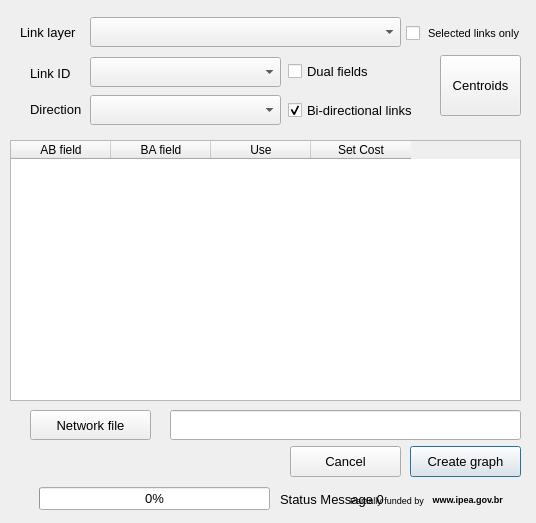
<?xml version="1.0" encoding="UTF-8"?>
<ui version="4.0">
 <class>Create_Graph</class>
 <widget class="QDialog" name="Create_Graph">
  <property name="windowModality">
   <enum>Qt::NonModal</enum>
  </property>
  <property name="geometry">
   <rect>
    <x>0</x>
    <y>0</y>
    <width>536</width>
    <height>523</height>
   </rect>
  </property>
  <property name="windowTitle">
   <string>AequilibraE - Graph creation toolbox</string>
  </property>
  <property name="modal">
   <bool>false</bool>
  </property>
  <widget class="QTableWidget" name="fields_lst">
   <property name="geometry">
    <rect>
     <x>10</x>
     <y>140</y>
     <width>511</width>
     <height>261</height>
    </rect>
   </property>
   <property name="accessibleName">
    <string>&lt;html&gt;&lt;head/&gt;&lt;body&gt;&lt;p&gt;xcxc&lt;/p&gt;&lt;/body&gt;&lt;/html&gt;</string>
   </property>
   <property name="selectionMode">
    <enum>QAbstractItemView::SingleSelection</enum>
   </property>
   <property name="selectionBehavior">
    <enum>QAbstractItemView::SelectRows</enum>
   </property>
   <property name="rowCount">
    <number>0</number>
   </property>
   <property name="columnCount">
    <number>4</number>
   </property>
   <attribute name="verticalHeaderDefaultSectionSize">
    <number>27</number>
   </attribute>
   <column>
    <property name="text">
     <string>AB field</string>
    </property>
   </column>
   <column>
    <property name="text">
     <string>BA field</string>
    </property>
   </column>
   <column>
    <property name="text">
     <string>Use</string>
    </property>
   </column>
   <column>
    <property name="text">
     <string>Set Cost</string>
    </property>
   </column>
  </widget>
  <widget class="QCheckBox" name="chk_dual_fields">
   <property name="geometry">
    <rect>
     <x>288</x>
     <y>63</y>
     <width>101</width>
     <height>17</height>
    </rect>
   </property>
   <property name="font">
    <font>
     <pointsize>10</pointsize>
    </font>
   </property>
   <property name="text">
    <string>Dual fields</string>
   </property>
   <property name="checked">
    <bool>false</bool>
   </property>
  </widget>
  <widget class="QLabel" name="lblnodematch_11">
   <property name="geometry">
    <rect>
     <x>20</x>
     <y>24</y>
     <width>121</width>
     <height>16</height>
    </rect>
   </property>
   <property name="font">
    <font>
     <pointsize>10</pointsize>
    </font>
   </property>
   <property name="text">
    <string>Link layer</string>
   </property>
  </widget>
  <widget class="QCheckBox" name="links_are_bi_directional">
   <property name="geometry">
    <rect>
     <x>288</x>
     <y>100</y>
     <width>161</width>
     <height>20</height>
    </rect>
   </property>
   <property name="font">
    <font>
     <pointsize>10</pointsize>
    </font>
   </property>
   <property name="text">
    <string>Bi-directional links</string>
   </property>
   <property name="checked">
    <bool>true</bool>
   </property>
  </widget>
  <widget class="QComboBox" name="cmb_link_id">
   <property name="geometry">
    <rect>
     <x>90</x>
     <y>57</y>
     <width>191</width>
     <height>30</height>
    </rect>
   </property>
  </widget>
  <widget class="QLabel" name="label_8">
   <property name="geometry">
    <rect>
     <x>30</x>
     <y>65</y>
     <width>41</width>
     <height>16</height>
    </rect>
   </property>
   <property name="font">
    <font>
     <pointsize>10</pointsize>
    </font>
   </property>
   <property name="text">
    <string>Link ID</string>
   </property>
  </widget>
  <widget class="QComboBox" name="cmb_direction_field">
   <property name="geometry">
    <rect>
     <x>90</x>
     <y>95</y>
     <width>191</width>
     <height>30</height>
    </rect>
   </property>
  </widget>
  <widget class="QLabel" name="dir_label">
   <property name="geometry">
    <rect>
     <x>30</x>
     <y>101</y>
     <width>61</width>
     <height>16</height>
    </rect>
   </property>
   <property name="font">
    <font>
     <pointsize>10</pointsize>
    </font>
   </property>
   <property name="text">
    <string>Direction</string>
   </property>
  </widget>
  <widget class="QLabel" name="lbl_funding2">
   <property name="geometry">
    <rect>
     <x>430</x>
     <y>489</y>
     <width>91</width>
     <height>21</height>
    </rect>
   </property>
   <property name="font">
    <font>
     <pointsize>7</pointsize>
     <weight>75</weight>
     <bold>true</bold>
    </font>
   </property>
   <property name="text">
    <string> www.ipea.gov.br</string>
   </property>
   <property name="textFormat">
    <enum>Qt::PlainText</enum>
   </property>
  </widget>
  <widget class="QProgressBar" name="progressbar0">
   <property name="enabled">
    <bool>true</bool>
   </property>
   <property name="geometry">
    <rect>
     <x>39</x>
     <y>487</y>
     <width>231</width>
     <height>23</height>
    </rect>
   </property>
   <property name="palette">
    <palette>
     <active>
      <colorrole role="Highlight">
       <brush brushstyle="SolidPattern">
        <color alpha="255">
         <red>0</red>
         <green>170</green>
         <blue>0</blue>
        </color>
       </brush>
      </colorrole>
     </active>
     <inactive>
      <colorrole role="Highlight">
       <brush brushstyle="SolidPattern">
        <color alpha="255">
         <red>240</red>
         <green>240</green>
         <blue>240</blue>
        </color>
       </brush>
      </colorrole>
     </inactive>
     <disabled>
      <colorrole role="Highlight">
       <brush brushstyle="SolidPattern">
        <color alpha="255">
         <red>51</red>
         <green>153</green>
         <blue>255</blue>
        </color>
       </brush>
      </colorrole>
     </disabled>
    </palette>
   </property>
   <property name="font">
    <font>
     <pointsize>10</pointsize>
    </font>
   </property>
   <property name="value">
    <number>0</number>
   </property>
   <property name="textVisible">
    <bool>true</bool>
   </property>
  </widget>
  <widget class="QLabel" name="lbl_funding1">
   <property name="geometry">
    <rect>
     <x>350</x>
     <y>492</y>
     <width>91</width>
     <height>16</height>
    </rect>
   </property>
   <property name="font">
    <font>
     <pointsize>7</pointsize>
    </font>
   </property>
   <property name="text">
    <string>Partially funded by</string>
   </property>
  </widget>
  <widget class="QLabel" name="progress_label0">
   <property name="geometry">
    <rect>
     <x>280</x>
     <y>489</y>
     <width>301</width>
     <height>21</height>
    </rect>
   </property>
   <property name="font">
    <font>
     <pointsize>10</pointsize>
    </font>
   </property>
   <property name="text">
    <string>Status Message 0</string>
   </property>
  </widget>
  <widget class="QPushButton" name="but_create_graph">
   <property name="geometry">
    <rect>
     <x>410</x>
     <y>446</y>
     <width>111</width>
     <height>31</height>
    </rect>
   </property>
   <property name="font">
    <font>
     <pointsize>10</pointsize>
    </font>
   </property>
   <property name="text">
    <string>Create graph</string>
   </property>
  </widget>
  <widget class="QPushButton" name="select_result">
   <property name="geometry">
    <rect>
     <x>30</x>
     <y>410</y>
     <width>121</width>
     <height>30</height>
    </rect>
   </property>
   <property name="font">
    <font>
     <pointsize>10</pointsize>
    </font>
   </property>
   <property name="text">
    <string>Network file</string>
   </property>
  </widget>
  <widget class="QLineEdit" name="graph_file">
   <property name="geometry">
    <rect>
     <x>170</x>
     <y>410</y>
     <width>351</width>
     <height>30</height>
    </rect>
   </property>
   <property name="font">
    <font>
     <pointsize>10</pointsize>
    </font>
   </property>
  </widget>
  <widget class="QPushButton" name="cancel">
   <property name="geometry">
    <rect>
     <x>290</x>
     <y>446</y>
     <width>111</width>
     <height>31</height>
    </rect>
   </property>
   <property name="font">
    <font>
     <pointsize>10</pointsize>
    </font>
   </property>
   <property name="text">
    <string>Cancel</string>
   </property>
  </widget>
  <widget class="QPushButton" name="but_advanced">
   <property name="geometry">
    <rect>
     <x>440</x>
     <y>55</y>
     <width>81</width>
     <height>61</height>
    </rect>
   </property>
   <property name="font">
    <font>
     <pointsize>10</pointsize>
    </font>
   </property>
   <property name="text">
    <string>Centroids</string>
   </property>
  </widget>
  <widget class="QgsMapLayerComboBox" name="network_layer">
   <property name="geometry">
    <rect>
     <x>90</x>
     <y>17</y>
     <width>311</width>
     <height>30</height>
    </rect>
   </property>
  </widget>
  <widget class="QCheckBox" name="use_link_selection">
   <property name="geometry">
    <rect>
     <x>406</x>
     <y>23</y>
     <width>131</width>
     <height>20</height>
    </rect>
   </property>
   <property name="font">
    <font>
     <pointsize>8</pointsize>
     <weight>50</weight>
     <italic>false</italic>
     <bold>false</bold>
    </font>
   </property>
   <property name="text">
    <string> Selected links only</string>
   </property>
  </widget>
 </widget>
 <customwidgets>
  <customwidget>
   <class>QgsMapLayerComboBox</class>
   <extends>QComboBox</extends>
   <header>qgsmaplayercombobox.h</header>
  </customwidget>
 </customwidgets>
 <tabstops>
  <tabstop>network_layer</tabstop>
  <tabstop>cmb_link_id</tabstop>
  <tabstop>cmb_direction_field</tabstop>
  <tabstop>chk_dual_fields</tabstop>
  <tabstop>links_are_bi_directional</tabstop>
  <tabstop>but_advanced</tabstop>
  <tabstop>fields_lst</tabstop>
  <tabstop>select_result</tabstop>
  <tabstop>graph_file</tabstop>
  <tabstop>cancel</tabstop>
  <tabstop>but_create_graph</tabstop>
 </tabstops>
 <resources/>
 <connections/>
</ui>
